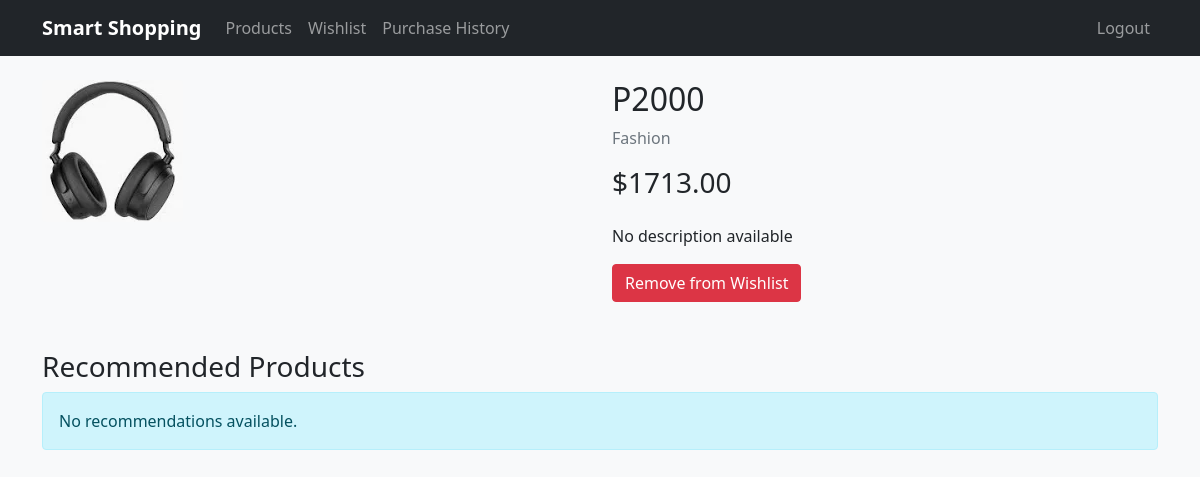
The app's page /products/1/ (signed in) with its own data.
### products/models.py (models this page shows, shortened)
class Product(models.Model):
    name = models.CharField(max_length=255)
    description = models.TextField()
    price = models.DecimalField(max_digits=10, decimal_places=2)
    image = models.ImageField(upload_to='products/', default='default.jpg')
    category = models.CharField(max_length=100)
    created_at = models.DateTimeField(auto_now_add=True)
    updated_at = models.DateTimeField(auto_now=True)

### products/views.py (the view)
# urls.py: path('products/<int:product_id>/', product_views.product_detail, name='product_detail'),
@login_required
def product_detail(request, product_id):
    product = get_object_or_404(Product, id=product_id)
    ProductView.objects.create(user=request.user, product=product)
    recommender = Recommender()
    recommendations = recommender.generate_recommendations(request.user.id)
    in_wishlist = Wishlist.objects.filter(user=request.user, product=product).exists()
    return render(request, 'products/detail.html', {
        'product': product,
        'recommendations': recommendations,
        'in_wishlist': in_wishlist
    })

### recommendations/recommender.py (called while the page is built, shortened)
    def get_user_product_matrix(self):
        users = User.objects.all()
        products = Product.objects.all()
        matrix = np.zeros((len(users), len(products)))
        for purchase in PurchaseHistory.objects.all():
            user_idx = list(users).index(purchase.user)
            product_idx = list(products).index(purchase.product)
            matrix[user_idx, product_idx] = 1
        for view in ProductView.objects.all():
            user_idx = list(users).index(view.user)
            product_idx = list(products).index(view.product)
            matrix[user_idx, product_idx] += 0.5
        return matrix, users, products

    def collaborative_filtering(self, user_id, n_recommendations=5):
        matrix, users, products = self.get_user_product_matrix()
        user_idx = list(users).index(User.objects.get(id=user_id))
        user_similarity = cosine_similarity(matrix)
        similar_users = np.argsort(user_similarity[user_idx])[::-1][1:6]
        recommendations = []
        recommendations.sort(key=lambda x: x[1], reverse=True)
        return recommendations[:n_recommendations]

    def content_based_filtering(self, user_id, n_recommendations=5):
        user = User.objects.get(id=user_id)
        try:
            preferences = UserPreferences.objects.get(user=user)
        except UserPreferences.DoesNotExist:
            return []

    def generate_recommendations(self, user_id, n_recommendations=5):
        collab_recs = self.collaborative_filtering(user_id, n_recommendations)
        try:
            content_recs = self.content_based_filtering(user_id, n_recommendations)
        except Exception:
            content_recs = []
        if not collab_recs and not content_recs:
            return []

### templates/products/detail.html (shortened to what this page needs)
{% extends 'base.html' %}
{% load static %}
{% block content %}
<div class="row">
    <div class="col-md-6">
        {% if product.image %}
            <img src="{{ product.image.url }}" class="img-fluid rounded" alt="{{ product.name }}">
        {% else %}
            <img src="{% static 'products/default.jpg' %}" class="img-fluid rounded" alt="Default Image">
        {% endif %}
    </div>
    <div class="col-md-6">
        <h2>{{ product.name }}</h2>
        <p class="text-muted">{{ product.category }}</p>
        <h3 class="mb-4">${{ product.price }}</h3>
        <p>{{ product.description }}</p>
        {% if in_wishlist %}
            <a href="{% url 'remove_from_wishlist' product.id %}" class="btn btn-danger">
                Remove from Wishlist
            </a>
        {% else %}
            <a href="{% url 'add_to_wishlist' product.id %}" class="btn btn-primary">
                Add to Wishlist
            </a>
        {% endif %}
    </div>
</div>
<div class="row mt-5">
    <div class="col-12">
        <h3>Recommended Products</h3>
    </div>
    {% for recommended_product, score in recommendations %}
    <div class="col-md-4">
        <div class="card product-card">
            {% if recommended_product.image %}
                <img src="{{ recommended_product.image.url }}" class="card-img-top product-image" alt="{{ recommended_product.name }}">
            {% else %}
                <img src="{% static 'products/default.jpg' %}" class="card-img-top product-image" alt="Default Image">
            {% endif %}
            <div class="card-body">
                <h5 class="card-title">{{ recommended_product.name }}</h5>
                <p class="card-text">{{ recommended_product.description|truncatechars:100 }}</p>
                <p class="card-text"><strong>Price: ${{ recommended_product.price }}</strong></p>
                <a href="{% url 'product_detail' recommended_product.id %}" class="btn btn-primary">View Details</a>
            </div>
        </div>
    </div>
    {% empty %}
    <div class="col-12">
        <div class="alert alert-info">No recommendations available.</div>
    </div>
    {% endfor %}
</div>
{% endblock %}

### static/css/style.css (style rules this page uses)
body { background-color: #f8f9fa; }

### records on screen
Product: name "P2000", category "Fashion", price "1713.00", description "No description available"
